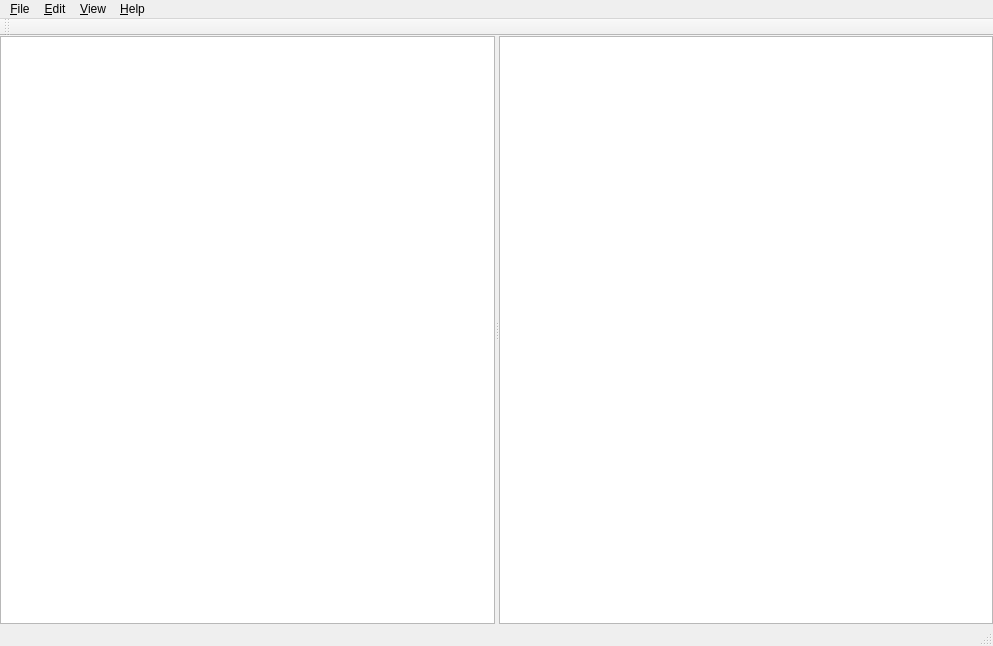
<?xml version="1.0" encoding="UTF-8"?>
<ui version="4.0">
 <class>MainWindow</class>
 <widget class="QMainWindow" name="MainWindow">
  <property name="geometry">
   <rect>
    <x>0</x>
    <y>0</y>
    <width>993</width>
    <height>646</height>
   </rect>
  </property>
  <property name="windowTitle">
   <string>Active Directory Management Center</string>
  </property>
  <widget class="QWidget" name="centralwidget">
   <layout class="QVBoxLayout" name="verticalLayout">
    <property name="spacing">
     <number>0</number>
    </property>
    <property name="leftMargin">
     <number>0</number>
    </property>
    <property name="topMargin">
     <number>0</number>
    </property>
    <property name="rightMargin">
     <number>0</number>
    </property>
    <property name="bottomMargin">
     <number>0</number>
    </property>
    <item>
     <widget class="QSplitter" name="splitter">
      <property name="orientation">
       <enum>Qt::Horizontal</enum>
      </property>
      <widget class="QTreeView" name="hierarchy">
       <attribute name="headerDefaultSectionSize">
        <number>0</number>
       </attribute>
      </widget>
      <widget class="QTableView" name="objects"/>
     </widget>
    </item>
   </layout>
  </widget>
  <widget class="QMenuBar" name="menubar">
   <property name="geometry">
    <rect>
     <x>0</x>
     <y>0</y>
     <width>993</width>
     <height>34</height>
    </rect>
   </property>
   <widget class="QMenu" name="fileMenu">
    <property name="title">
     <string>&amp;File</string>
    </property>
   </widget>
   <widget class="QMenu" name="editMenu">
    <property name="title">
     <string>&amp;Edit</string>
    </property>
   </widget>
   <widget class="QMenu" name="viewMenu">
    <property name="title">
     <string>&amp;View</string>
    </property>
   </widget>
   <widget class="QMenu" name="helpMenu">
    <property name="title">
     <string>&amp;Help</string>
    </property>
   </widget>
   <addaction name="fileMenu"/>
   <addaction name="editMenu"/>
   <addaction name="viewMenu"/>
   <addaction name="helpMenu"/>
  </widget>
  <widget class="QStatusBar" name="statusbar"/>
  <widget class="QToolBar" name="toolBar">
   <property name="windowTitle">
    <string>toolBar</string>
   </property>
   <attribute name="toolBarArea">
    <enum>TopToolBarArea</enum>
   </attribute>
   <attribute name="toolBarBreak">
    <bool>false</bool>
   </attribute>
  </widget>
 </widget>
 <resources/>
 <connections/>
</ui>
